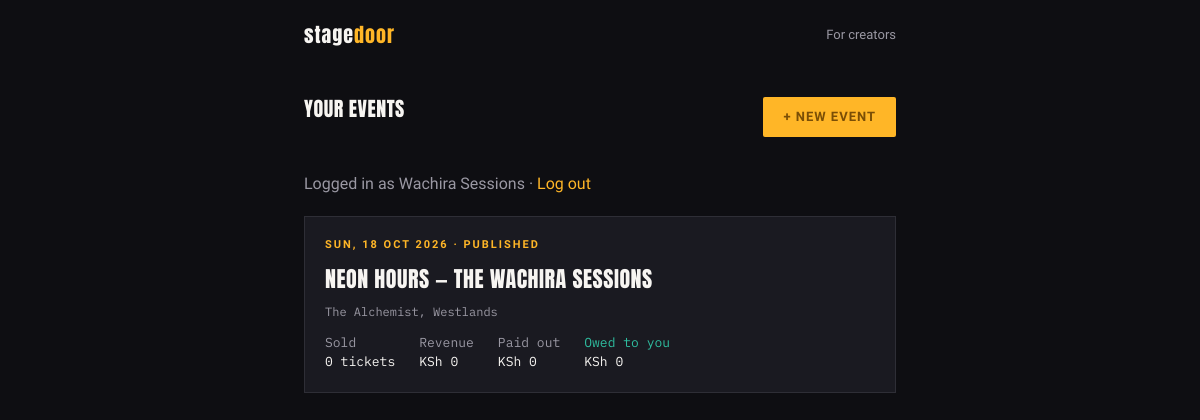
The app's page /creator/dashboard.php (signed in) with its own data.
### tables this page shows
CREATE TABLE events (
    id              INT AUTO_INCREMENT PRIMARY KEY,
    creator_id      INT NOT NULL,
    title           VARCHAR(200) NOT NULL,
    description     TEXT,
    event_date      DATETIME NOT NULL,
    venue           VARCHAR(200) NOT NULL,
    image_url       VARCHAR(500),
    status          ENUM('draft', 'published', 'cancelled') NOT NULL DEFAULT 'draft',
    created_at      TIMESTAMP DEFAULT CURRENT_TIMESTAMP,
    FOREIGN KEY (creator_id) REFERENCES users(id) ON DELETE CASCADE,
    INDEX idx_event_date (event_date),
    INDEX idx_status (status)
);

### includes/functions.php (called while the page is built, shortened)
<?php
function format_currency($amount) {
    return 'KSh ' . number_format((float) $amount, 0);
}
function format_event_date($datetime) {
    return date('D, j M Y', strtotime($datetime));
}
function e($value) {
    return htmlspecialchars((string) $value, ENT_QUOTES, 'UTF-8');
}

### creator/dashboard.php (the view, shortened to what this page needs)
<?php
require __DIR__ . '/../config/database.php';
require __DIR__ . '/../includes/functions.php';
$stmt = $pdo->prepare("
    SELECT
        e.id, e.title, e.event_date, e.venue, e.status,
        COALESCE(SUM(CASE WHEN o.status = 'paid' THEN oi.quantity ELSE 0 END), 0) AS tickets_sold,
        COALESCE(SUM(CASE WHEN o.status = 'paid' THEN oi.quantity * oi.unit_price ELSE 0 END), 0) AS revenue,
        COALESCE(SUM(CASE WHEN o.status = 'paid' THEN o.total_amount - o.platform_fee ELSE 0 END), 0) AS owed_total,
        (SELECT COALESCE(SUM(amount), 0) FROM payouts p WHERE p.event_id = e.id) AS paid_out
    FROM events e
    LEFT JOIN order_items oi ON oi.ticket_type_id IN (SELECT id FROM ticket_types WHERE event_id = e.id)
    LEFT JOIN orders o ON o.id = oi.order_id
    WHERE e.creator_id = ?
    GROUP BY e.id
    ORDER BY e.event_date DESC
");
$stmt->execute([current_creator_id()]);
$events = $stmt->fetchAll();
require __DIR__ . '/../includes/header.php';
?>
<div class="page">
    <div class="section" style="margin-top:24px;display:flex;justify-content:space-between;align-items:center;">
        <h2>Your events</h2>
        <div style="display:flex;gap:12px;">
            <a href="create-event.php" class="btn-primary" style="padding:10px 20px;font-size:13px;">+ New event</a>
        </div>
    </div>
    <p style="color:var(--muted);margin-bottom:20px;">
        Logged in as <?= e($_SESSION['creator_name']) ?> · <a href="logout.php" style="color:var(--amber);">Log out</a>
    </p>
    <?php if (empty($events)): ?>
        <p style="color:var(--muted);">You haven't created any events yet.</p>
    <?php else: ?>
        <?php foreach ($events as $event): ?>
            <div class="event-card" style="margin-bottom:12px;">
                <div class="eyebrow">
                    <?= e(format_event_date($event['event_date'])) ?>
                    · <?= $event['status'] === 'published' ? 'Published' : ucfirst($event['status']) ?>
                </div>
                <h2><?= e($event['title']) ?></h2>
                <div class="meta"><?= e($event['venue']) ?></div>
                <div style="display:flex;gap:24px;margin-top:12px;font-family:'IBM Plex Mono',monospace;font-size:13px;">
                    <div><span style="color:var(--muted);">Sold</span><br><?= (int) $event['tickets_sold'] ?> tickets</div>
                    <div><span style="color:var(--muted);">Revenue</span><br><?= format_currency($event['revenue']) ?></div>
                    <div><span style="color:var(--muted);">Paid out</span><br><?= format_currency($event['paid_out']) ?></div>
                    <?php $remaining = $event['owed_total'] - $event['paid_out']; ?>
                    <div><span style="color:<?= $remaining > 0 ? 'var(--amber)' : 'var(--teal)' ?>;">Owed to you</span><br><?= format_currency($remaining) ?></div>
                </div>
            </div>
        <?php endforeach; ?>
    <?php endif; ?>
</div>
<?php require __DIR__ . '/../includes/footer.php'; ?>

### assets/style.css (style rules this page uses)
:root { --ink:#0E0E12; --surface:#1A1A21; --surface-2:#232329; --paper:#F3EAD9; --paper-shade:#DCCBA2; --amber:#FFB627; --amber-dark:#7A4E06; --teal:#2FBFA1; --white:#F7F5F2; --muted:#9A98A3; --line:#2E2E36; }
* { box-sizing:border-box;margin:0;padding:0; }
body { background:var(--ink); color:var(--white); font-family:'Work Sans',sans-serif; line-height:1.5; padding-bottom:80px; }
h1,h2,h3 { font-family:'Anton',sans-serif;font-weight:400;letter-spacing:0.5px;text-transform:uppercase; }
a { color:inherit;text-decoration:none; }
.page { max-width:640px;margin:0 auto;padding:0 24px; }
.event-card { display:block;background:var(--surface);border:1px solid var(--line); padding:20px;margin-bottom:12px; }
.event-card .eyebrow { font-size:11px;letter-spacing:2px;text-transform:uppercase;color:var(--amber);margin-bottom:8px;font-weight:600; }
.event-card h2 { font-size:22px;margin-bottom:8px; }
.event-card .meta { font-family:'IBM Plex Mono',monospace;font-size:12px;color:var(--muted); }
.eyebrow { font-size:12px;letter-spacing:3px;text-transform:uppercase;color:var(--amber);margin-bottom:12px;font-weight:600; }
.section { margin-bottom:32px; }
.section h2 { font-size:20px;margin-bottom:16px; }
.btn-primary { background:var(--amber);color:var(--amber-dark);border:none;padding:14px 28px; font-weight:600;font-size:14px;text-transform:uppercase;letter-spacing:1px; border-radius:2px;cursor:pointer;display:inline-block; }

### records on screen
events: event_date "SUN, 18 OCT 2026", status "PUBLISHED", title "NEON HOURS — THE WACHIRA SESSIONS", venue "The Alchemist, Westlands", tickets_sold "0", revenue "KSh 0", paid_out "KSh 0", remaining "KSh 0"

### other values on screen
$_SESSION['creator_name'] "Wachira Sessions"
